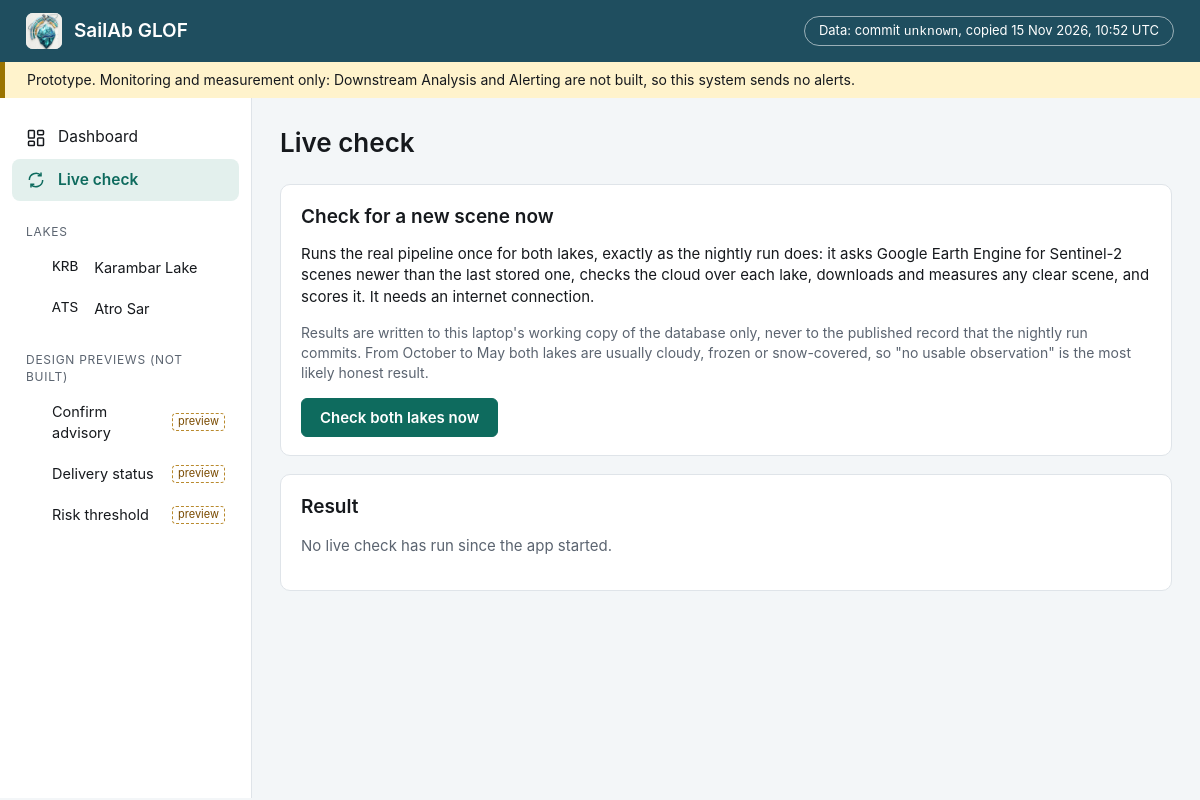
The app's page /live with its own data.
### tables this page shows
CREATE TABLE lake (
    id INTEGER PRIMARY KEY,
    code TEXT NOT NULL UNIQUE,
    name TEXT NOT NULL,
    centre_lon REAL NOT NULL,
    centre_lat REAL NOT NULL,
    boundary_radius_m REAL NOT NULL,
    growth_distance_limit_m REAL NOT NULL DEFAULT 2500
);

### webapp/main.py (the view)
    @app.get("/live", response_class=HTMLResponse)
    def live_page(request: Request) -> HTMLResponse:
        live = app.state.live
        return render(request, "live.html", "live", {"state": live.snapshot(), "history": list(reversed(live.history))})

### webapp/templates/live.html (shortened to what this page needs)
{% extends "base.html" %}
{% from "_macros.html" import icon_info, icon_warn, icon_error %}
{% block main %}
{% set st = d.state %}{% set r = st.result %}
<div class="page-head"><h1>Live check</h1></div>
<section class="card">
  <h2>Check for a new scene now</h2>
  <p style="margin-top:0">Runs the real pipeline once for both lakes, exactly as the nightly run does: it asks Google Earth Engine for
    Sentinel-2 scenes newer than the last stored one, checks the cloud over each lake, downloads and measures any clear scene,
    and scores it. It needs an internet connection.</p>
  <p style="color:var(--muted);font-size:14px">Results are written to this laptop's working copy of the database only, never to the
    published record that the nightly run commits. From October to May both lakes are usually cloudy, frozen or snow-covered, so
    "no usable observation" is the most likely honest result.</p>
  <form method="post" action="/live/check">
    <button type="submit" class="btn primary" {% if st.status == 'running' %}disabled title="A check is already running"{% endif %}>
      {% if st.status == 'running' %}Checking…{% else %}Check both lakes now{% endif %}</button>
  </form>
</section>
<section class="card mt">
  <h2>Result</h2>
  {% if st.status == 'idle' %}
    <p style="color:var(--muted)">No live check has run since the app started.</p>
  {% elif st.status == 'running' %}
    <div class="banner info">{{ icon_info() }}<div><strong>Checking both lakes…</strong> Started {{ st.started_at | utc_time }}.
      This page refreshes every 3 seconds. A check usually takes 10 to 60 seconds.</div></div>
  {% elif st.status == 'no_new_scene' %}
    <div class="banner info">{{ icon_info() }}<div><strong>No new scene for either lake</strong> since the newest one already stored.
      Earth Engine answered normally; Sentinel-2 passes about every 2 to 5 days and new scenes take some hours to appear.</div></div>
  {% endif %}
</section>
{% endblock %}

### webapp/templates/base.html (shortened to what this page needs)
<!doctype html>
<html lang="en">
<head>
  <link rel="stylesheet" href="/static/style.css">
</head>
<body>
  <header class="topbar">
    <a class="brand" href="/"><img src="/static/logo_mark.png" alt="">SailAb GLOF</a>
    <a class="provenance" href="/api/provenance" title="Which published database state these pages show">
      Data: commit <span class="mono">{{ provenance.git_commit or "unknown" }}</span>, copied {{ provenance.copied_at | utc_time }}
    </a>
  </header>
  <div class="banner-top">
    Prototype. Monitoring and measurement only: Downstream Analysis and Alerting are not built, so this system sends no alerts.
  </div>
  <div class="layout">
    <nav class="sidebar">
      <a href="/" class="{{ 'active' if nav == 'dashboard' }}">
        <svg viewBox="0 0 24 24" fill="none" stroke="currentColor" stroke-width="1.8"><rect x="3" y="3" width="7" height="9" rx="1"/><rect x="14" y="3" width="7" height="5" rx="1"/><rect x="14" y="12" width="7" height="9" rx="1"/><rect x="3" y="16" width="7" height="5" rx="1"/></svg>
        Dashboard</a>
      <a href="/live" class="{{ 'active' if nav == 'live' }}">
        <svg viewBox="0 0 24 24" fill="none" stroke="currentColor" stroke-width="1.8"><path d="M4 12a8 8 0 0 1 14-5.3M20 12a8 8 0 0 1-14 5.3"/><path d="M18 3v4h-4M6 21v-4h4"/></svg>
        Live check</a>
      <div class="section">Lakes</div>
      {% for l in nav_lakes %}
      <a href="/lakes/{{ l.code }}" class="sub {{ 'active' if nav == l.code }}"><span class="mono">{{ l.code }}</span>&nbsp;{{ l.name }}</a>
      {% endfor %}
      <div class="section">Design previews (not built)</div>
      <a href="/preview/confirm-advisory" class="sub preview-link {{ 'active' if nav == 'p-confirm' }}">Confirm advisory</a>
      <a href="/preview/delivery-status" class="sub preview-link {{ 'active' if nav == 'p-delivery' }}">Delivery status</a>
      <a href="/preview/risk-threshold" class="sub preview-link {{ 'active' if nav == 'p-threshold' }}">Risk threshold</a>
    </nav>
    <main>{% block main %}{% endblock %}</main>
  </div>
</body>
</html>

### webapp/static/style.css (style rules this page uses)
:root { --header: #1f4e5f; --primary: #0e6b5e; --primary-soft: #e3f0ed; --page: #f3f6f8; --card: #ffffff; --border: #dfe4e9; --text: #16191d; --muted: #5b6470; --banner: #fff3cc; --banner-stripe: #9a7300; --info: #e8eef7; --info-text: #1d3f78; --warn: #fff3cc; --warn-text: #6b5000; --error: #fbe9e9; --error-text: #8e1b1b; --optical: #1e4e8c; --chip: #eef1f4; --mono: "IBM Plex Mono", "JetBrains Mono", ui-monospace, "SFMono-Regular", Menlo, Consolas, monospace; }
* { box-sizing: border-box; }
html, body { margin: 0; }
body { background: var(--page); color: var(--text); font: 15px/1.45 Inter, "Segoe UI", system-ui, -apple-system, Roboto, Arial, sans-serif; }
a { color: var(--primary); text-decoration: none; }
.mono { font-family: var(--mono); }
.topbar { background: var(--header); color: #fff; height: 62px; display: flex; align-items: center; padding: 0 26px; gap: 12px; }
.topbar .brand { display: flex; align-items: center; gap: 12px; color: #fff; font-weight: 600; font-size: 19px; }
.topbar .brand img { width: 36px; height: 36px; border-radius: 7px; background: #fff; }
.provenance { border: 1px solid rgba(255,255,255,.55); border-radius: 999px; padding: 4px 14px; font-size: 13px; color: #fff; }
.banner-top { background: var(--banner); border-left: 5px solid var(--banner-stripe); padding: 8px 22px; font-size: 14px; }
.layout { display: grid; grid-template-columns: 252px 1fr; min-height: calc(100vh - 100px); }
.sidebar { background: #fff; border-right: 1px solid var(--border); padding: 18px 12px; }
.sidebar a { display: flex; align-items: center; gap: 12px; padding: 10px 14px; border-radius: 8px; color: var(--text); font-size: 15.5px; }
.sidebar a.active { background: var(--primary-soft); color: var(--primary); font-weight: 600; }
.sidebar .section { margin: 22px 14px 6px; font-size: 12px; letter-spacing: .06em; color: var(--muted); text-transform: uppercase; }
.sidebar .sub { padding-left: 40px; font-size: 14.5px; }
.sidebar svg { width: 20px; height: 20px; flex: none; }
main { padding: 26px 28px 40px; min-width: 0; }
h1 { font-size: 26px; font-weight: 600; margin: 0 0 4px; }
h2 { font-size: 19px; font-weight: 600; margin: 0 0 12px; }
.page-head { display: flex; align-items: baseline; justify-content: space-between; gap: 20px; margin-bottom: 18px; flex-wrap: wrap; }
.card { background: var(--card); border: 1px solid var(--border); border-radius: 10px; padding: 18px 20px; }
.mt { margin-top: 18px; }
.preview-link::after { content: "preview"; margin-left: auto; font-size: 11px; color: #7a4b00; border: 1px dashed #b98a2e; border-radius: 4px; padding: 0 5px; }
.btn { font: 600 15px Inter, system-ui, sans-serif; border-radius: 6px; padding: 9px 18px; border: 1px solid var(--border); background: #fff; color: var(--text); }
.btn.primary { background: var(--primary); border-color: var(--primary); color: #fff; }

### records on screen
lake: code "KRB", name "Karambar Lake"
lake: code "ATS", name "Atro Sar"

### other values on screen
{{ provenance.git_commit or "unknown" }} "unknown"
{{ provenance.copied_at | utc_time }} "15 Nov 2026, 10:52 UTC"
